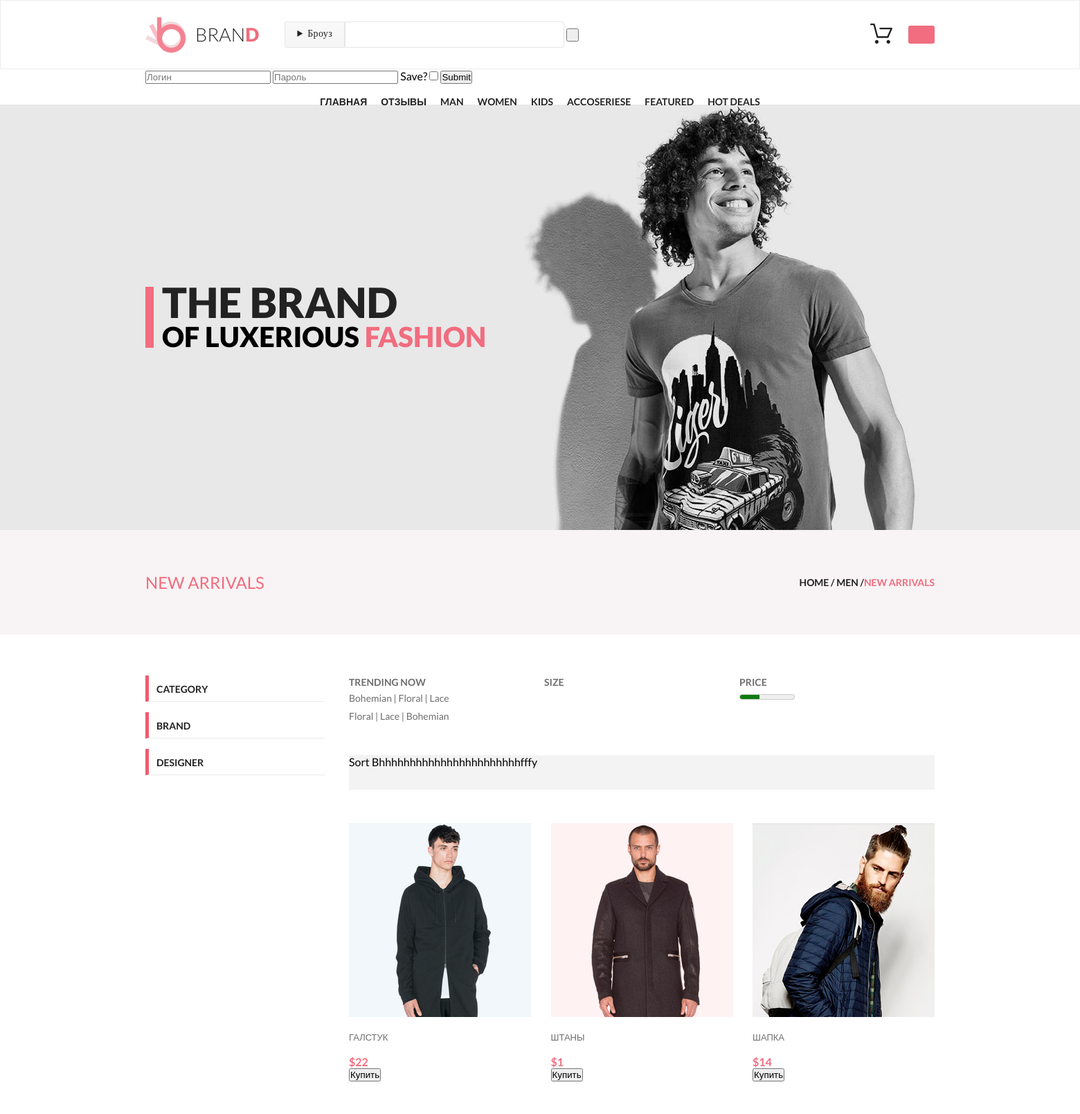
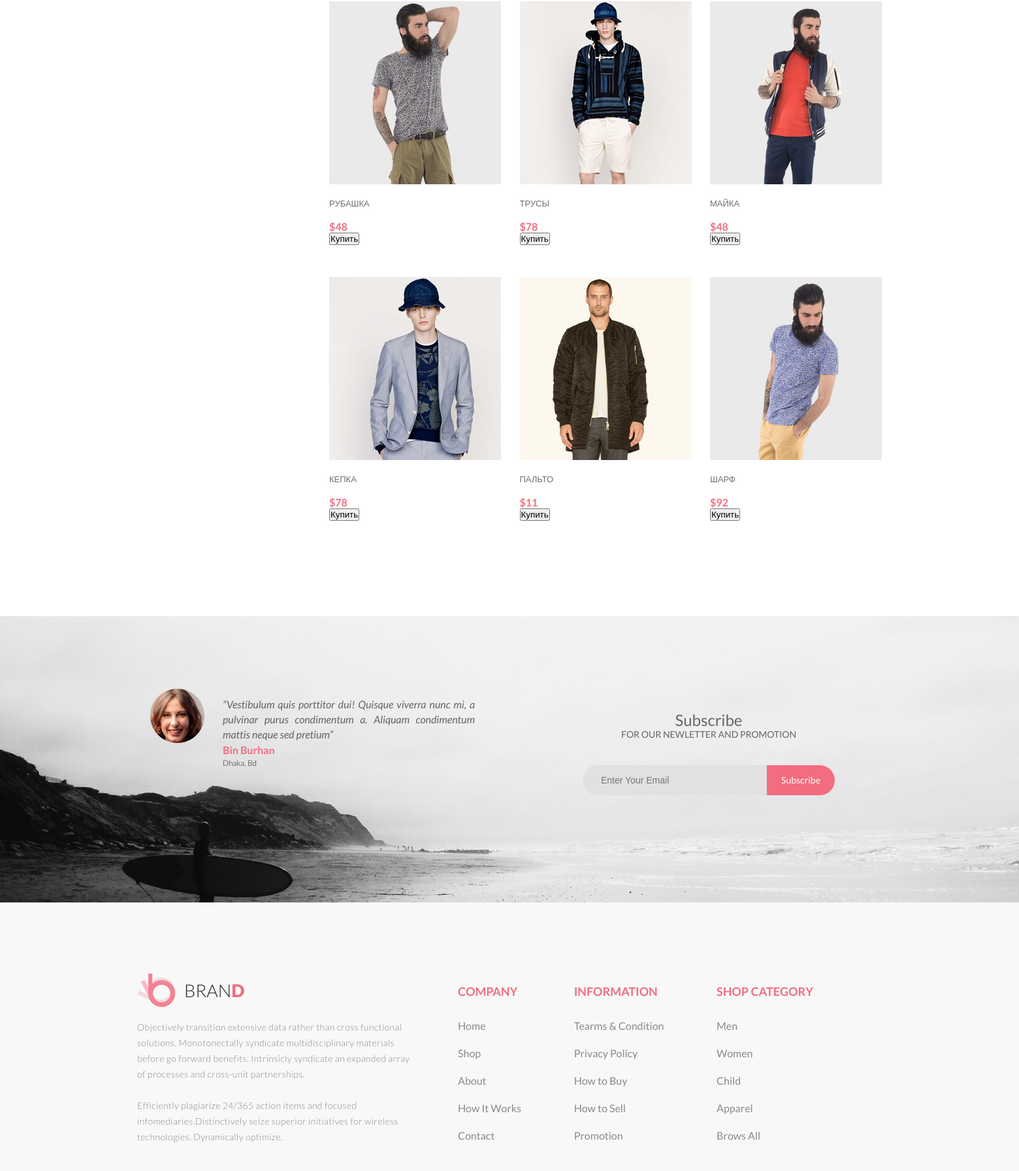
Page /catalog/ (upper part) on the committed database (2 pictures, top to bottom).
### tables this page shows
CREATE TABLE `goods` (
  `id` int(11) NOT NULL,
  `image` text NOT NULL,
  `name` text NOT NULL,
  `description` text NOT NULL,
  `price` int(11) NOT NULL
);

### engine/auth.php (called while the page is built, shortened)
<?php
function is_auth()
{
    return isset($_SESSION['login']) ? true : false;
}

### engine/basket.php (called while the page is built, shortened)
<?php
function getBasketCount() {
    $session_id = session_id();
    $sql = "SELECT COUNT(*) as count FROM `basket` WHERE `session_id`='$session_id'";
    $result = getAssocResult($sql);
    $count = [];
    if (isset($result[0]))
        $count = $result[0];
    return $count['count'];
}

### engine/db.php (called while the page is built, shortened)
<?php
function getDb() {
    static $db = null;
    if (is_null($db)) {
        $db = @mysqli_connect(HOST, USER, PASS, DB) or die("Could not connect: " . mysqli_connect_error());
    }
    return $db;
}
function getAssocResult($sql)
{
    $db = getDb();
    $result = @mysqli_query($db, $sql) or die(mysqli_error($db));
    $array_result = [];
    while ($row = mysqli_fetch_assoc($result))
        $array_result[] = $row;
    return $array_result;
}

### engine/controller.php (called while the page is built, shortened)
<?php
function prepareVariables($page, $action, $id)
{
    $params = [];
    $params['count'] = getBasketCount();
    switch ($page) {
        case 'catalog':
            $params['goods'] = getAllGoods();
            break;
    }
    return $params;
}

### engine/goods.php (called while the page is built, shortened)
<?php
function getAllGoods() {
    $sql = "SELECT * FROM goods WHERE 1";
    $result = getAssocResult($sql);
    return $result;
}

### views/catalog.php (the view, shortened to what this page needs)
<div class="par-arrivals">
	<div class="container arrivals">
    	<div class="new-arrivals">
	    	<p>New Arrivals</p>
	    </div>
	    <div class="breadcrums">
	    	<h3>Home / Men /<span>New Arrivals</span>  </h3>
	    </div>
    </div>
</div>
<div class="container nav-product">
	<nav class="sidebar">
		<ul class="sidebar-nav">
			<li><h3>category</h3>
			</li>
			<li><h3>BRAND</h3>
			</li>
			<li><h3>dESIGNER</h3>
			</li>
		</ul>
	</nav>
	<div class="product">
		<div class="top-filter">
			<div class="trend">
				<h4>Trending now</h4>
				<p>Bohemian    |    Floral    |    Lace<br> Floral    |    Lace    |    Bohemian</p>
			</div>
			<div class="size">
				<h4>Size</h4>
			</div>
			<div class="price">
				<h4>pRICE</h4>
				<meter min="5" max="70" value="28"> 28 метров</meter>
			</div>
		</div>
		<div class="sort-filter">
			<p>Sort Bhhhhhhhhhhhhhhhhhhhhhhhfffy</p>
		</div>
	<div id="product-flex">
		<?foreach ($goods as $good): ?>
		<div class="parrent-product">
			<a class="product-item" href="/item/<?=$good['id']?>/">
				<img src="../img/<?=$good['image']?>" alt="">
				<p><?=$good['name']?></p>
				<span>$<?=$good['price']?>
				</span>
			</a>
			<button class="buy" data-id="<?=$good['id']?>">Купить</button>
		</div>
		<? endforeach; ?>
	</div>
	</div>
</div>

### public/index.php (shortened to what this page needs)
<?php
$url_array = explode("/", $_SERVER['REQUEST_URI']);
$page = "";
$action = "";
$id = "";
if ($url_array[1] == "") {
    $page = 'index';
} else {
    $page = $url_array[1];
}
$params = prepareVariables($page, $action, $id);
echo render($page, $params);

### engine/core.php (shortened to what this page needs)
<?php
function render($page, $params = [])
{
    return renderTamplate(LAYOUTS_DIR . 'layout', [
        "content" => renderTamplate($page, $params),
        "menu" => renderTamplate("menu", $params)
    ]);
}
function renderTamplate($page, $params = [])
{
    $fileName = TEMLATES_DIR . $page . '.php';
    if (file_exists($fileName)) {
        include $fileName;
    } else {
        Die("Страницы не существует, 404");
    }
    return ob_get_clean();
}

### views/menu.php (shortened to what this page needs)
<? if (!$allow):?>
<form action="/login/" method="post">
    <input type='text' name='login' placeholder='Логин'>
    <input type='password' name='pass' placeholder='Пароль'>
    Save? <input type='checkbox' name='save'>
    <input type='submit' name='send'>
</form>
<?else:?>
Добро пожаловать, <?=$user?> <a href='/logout/'>выход</a><br>
<?endif;?>
<ul class="menu">
    <li><a href="/">Главная</a></li>
    <li><a href="/feedback/">Отзывы</a></li>
    <li><a href="/catalog/">Man</a>
    </li>
    <li><a href="/catalog/">Women</a>
    </li>
    <li><a href="/catalog/">Kids</a>
    </li>
    <li><a href="/catalog/">Accoseriese</a>
    </li>
    <li><a href="/catalog/">Featured</a>
    </li>
    <li><a href="/catalog/">Hot Deals</a>
    </li>
</ul>

### views/layout/layout.php (shortened to what this page needs)
<!DOCTYPE html>
<html lang="en">
<head>
	<link rel="stylesheet" href="https://use.fontawesome.com/releases/v5.1.0/css/all.css">
	<link rel="stylesheet" href="../css/styles.css">
</head>
<body>
	<header class="header" >
		<div class="container header-flex">
			<div class="header-left">
				<a class="brand" href="index.php"><img src="../img/brand.png" alt="brand"><p> bran</p><span>d</span></a>
				<details id="browse">
					<summary>Броуз</summary>
				</details>
				<form action="#">
					<input type="search">
					<button class="submit" type="submit"><a href="#"><i class="far fa-search"></i></a></button>
				</form>
			</div>
			<div class="header-right">
				<a href="/basket/"><img src="../img/cart.svg" alt="cart"><span id="counter"><?=$count?></span></a>
				<a class="my-acc" href="/checkout/"><?= $user?></a>
			</div>
		</div>
	</header>
	    <nav class="parent-nav">
            <div class="container nav">
            	<?= $menu ?>
            </div>
        </nav>
	<div class="the-brand">
        <div class="container brand-img">
            <div class="text-brand">
                <h2>THE BRAND</h2>
                <h3>OF LUXERIOUS <span>FASHION</span></h3>
            </div>
        </div>
    </div>
	<?=$content?>
    <div class="parr-subscribe">
    	<div class="container subscribe">
    		<img src="../img/face.png" alt="face">
    		<div class="sub-text-left">
    			<p class="sub-p1">“Vestibulum quis porttitor dui! Quisque viverra nunc mi, a pulvinar purus condimentum a. Aliquam condimentum mattis neque sed pretium”</p>
    			<h2>Bin Burhan</h2>
    			<p class="sub-p2">Dhaka, Bd</p>
    		</div>
    		<div class="sub-right">
    			<h2>Subscribe</h2>
    			<p>FOR OUR NEWLETTER AND PROMOTION</p>
    			<div class="email-button">
    				<div class="sub-email"><input  id="email" placeholder="Enter Your Email"></div>
    			<div class="sub-button">Subscribe</div>
    			</div>
    		</div>
    	</div>
    </div>
    <footer>
    	<div class="container footer">
   			<div class="brend2">
   				<a class="brand" href="#"><img src="../img/brand.png" lt="brand"><p> bran</p><span>d</span></a>
   				<br>
   				<p>Objectively transition extensive data rather than cross functional solutions. Monotonectally syndicate multidisciplinary materials before go forward benefits. Intrinsicly syndicate an expanded array of processes and cross-unit partnerships. <br><br>Efficiently plagiarize 24/365 action items and focused infomediaries.Distinctively seize superior initiatives for wireless technologies. Dynamically optimize.</p>
   			</div>
    		<div class="ssulky">
    			<div class="company">
	    			<h1>company</h1>
	    			<br>
	    			<ul>
	    				<li><a href="#">Home</a></li>
	    				<li><a href="#">Shop</a></li>
	    				<li><a href="#">About</a></li>
	    				<li><a href="#">How It Works</a></li>
	    				<li><a href="#">Contact</a></li>
	    			</ul>
	    		</div>
	    		<div class="information">
	    			<h1>INFORMATION</h1>
	    			<br>
	    			<ul>
	    				<li><a href="#">Tearms & Condition</a></li>
	    				<li><a href="#">Privacy Policy</a></li>
	    				<li><a href="#">How to Buy</a></li>
	    				<li><a href="#">How to Sell</a></li>
	    				<li><a href="#">Promotion</a></li>
	    			</ul>
	    		</div>
	    		<div class="category">
	    			<h1>SHOP CATEGORY</h1>
	    			<br>
	    			<ul>
	    				<li><a href="#">Men</a></li>
	    				<li><a href="#">Women</a></li>
	    				<li><a href="#">Child</a></li>
	    				<li><a href="#">Apparel</a></li>
	    				<li><a href="#">Brows All</a></li>
	    			</ul>
	    		</div>
    		</div>
    	</div>
    </footer>
</body>
</html>

### rows in the picture
goods: image (picture), name "ГАЛСТУК", price "22"
goods: image (picture), name "ШТАНЫ", price "1"
goods: image (picture), name "ШАПКА", price "14"
goods: image (picture), name "РУБАШКА", price "48"
goods: image (picture), name "ТРУСЫ", price "78"
goods: image (picture), name "МАЙКА", price "48"
goods: image (picture), name "КЕПКА", price "78"
goods: image (picture), name "ПАЛЬТО", price "11"
goods: image (picture), name "ШАРФ", price "92"
